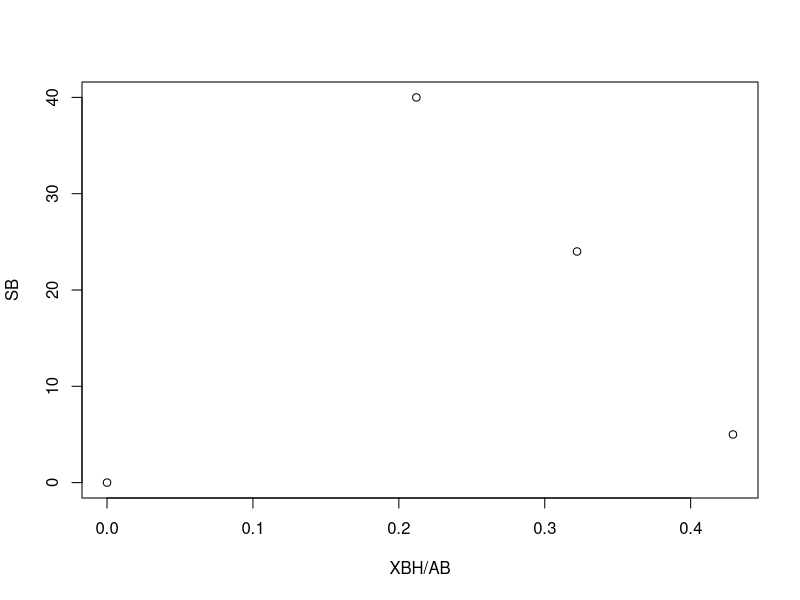

Recreate this plot in R.
ab = 506
h = 144
double = 27
triple = 3
homerun = 25
single = (h-double-triple-homerun)
sb = 24
bab = (double*2+triple*3+homerun*4)/ab

babpower = (.42747)

points = matrix(
  c(0,0,.212,40,.429,5,bab,sb),
  nrow=(4),
  ncol=(2),
  byrow = TRUE
)

speederror = (abs(sb-40)/40)
powererror = (abs(bab-babpower)/babpower)
aberror = abs(ab-550)/550

speed = 1 - (speederror/(speederror+powererror))
power = 1 - (powererror/(speederror+powererror))

plot(points,xlab = 'XBH/AB',ylab = 'SB')

cat("Power: ",power)
cat("Speed: ",speed)